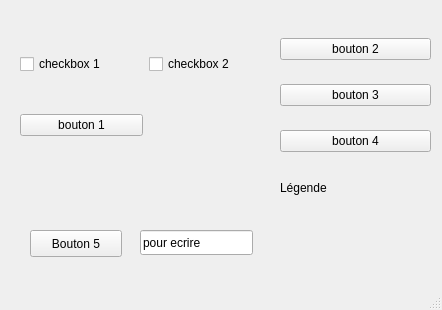
<?xml version="1.0" encoding="UTF-8"?>
<ui version="4.0">
 <class>MainWindow</class>
 <widget class="QMainWindow" name="MainWindow">
  <property name="geometry">
   <rect>
    <x>0</x>
    <y>0</y>
    <width>442</width>
    <height>310</height>
   </rect>
  </property>
  <property name="windowTitle">
   <string>MainWindow</string>
  </property>
  <widget class="QWidget" name="centralwidget">
   <widget class="QPushButton" name="Button_5">
    <property name="geometry">
     <rect>
      <x>30</x>
      <y>230</y>
      <width>92</width>
      <height>27</height>
     </rect>
    </property>
    <property name="text">
     <string>Bouton 5</string>
    </property>
   </widget>
   <widget class="QWidget" name="gridLayoutWidget">
    <property name="geometry">
     <rect>
      <x>20</x>
      <y>20</y>
      <width>251</width>
      <height>151</height>
     </rect>
    </property>
    <layout class="QGridLayout" name="gridLayout">
     <item row="0" column="0">
      <widget class="QCheckBox" name="checkBox">
       <property name="text">
        <string>checkbox 1</string>
       </property>
      </widget>
     </item>
     <item row="1" column="0">
      <widget class="QPushButton" name="Button_1">
       <property name="text">
        <string>bouton 1</string>
       </property>
      </widget>
     </item>
     <item row="0" column="1">
      <widget class="QCheckBox" name="checkBox_2">
       <property name="text">
        <string>checkbox 2</string>
       </property>
      </widget>
     </item>
    </layout>
   </widget>
   <widget class="QWidget" name="verticalLayoutWidget">
    <property name="geometry">
     <rect>
      <x>280</x>
      <y>20</y>
      <width>151</width>
      <height>151</height>
     </rect>
    </property>
    <layout class="QVBoxLayout" name="verticalLayout">
     <item>
      <widget class="QPushButton" name="Button_2">
       <property name="text">
        <string>bouton 2</string>
       </property>
      </widget>
     </item>
     <item>
      <widget class="QPushButton" name="Button_3">
       <property name="text">
        <string>bouton 3</string>
       </property>
      </widget>
     </item>
     <item>
      <widget class="QPushButton" name="Button_4">
       <property name="text">
        <string>bouton 4</string>
       </property>
      </widget>
     </item>
    </layout>
   </widget>
   <widget class="QLabel" name="label">
    <property name="geometry">
     <rect>
      <x>280</x>
      <y>180</y>
      <width>59</width>
      <height>15</height>
     </rect>
    </property>
    <property name="text">
     <string>Légende</string>
    </property>
   </widget>
   <widget class="QLineEdit" name="lineEdit">
    <property name="geometry">
     <rect>
      <x>140</x>
      <y>230</y>
      <width>113</width>
      <height>25</height>
     </rect>
    </property>
    <property name="text">
     <string>pour ecrire</string>
    </property>
   </widget>
  </widget>
  <widget class="QMenuBar" name="menubar">
   <property name="geometry">
    <rect>
     <x>0</x>
     <y>0</y>
     <width>442</width>
     <height>23</height>
    </rect>
   </property>
  </widget>
  <widget class="QStatusBar" name="statusbar"/>
 </widget>
 <resources/>
 <connections/>
</ui>
